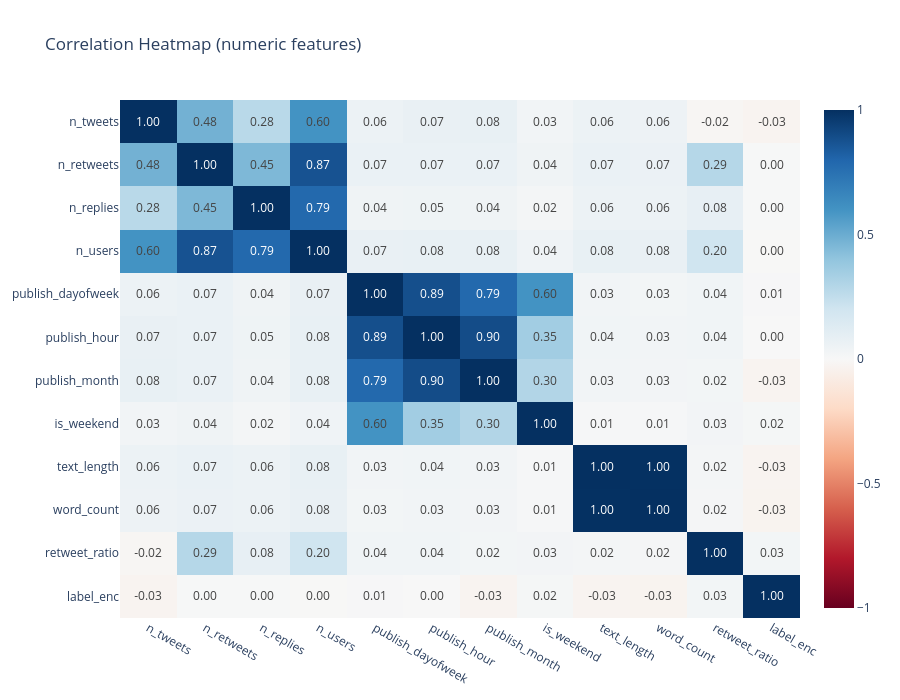

Notebook code cell kept with this figure:
### Code cell
#Correlation Heatmap -numeric features
numeric_features = df.select_dtypes(include=[np.number]).columns.tolist()
#check list is empty or not
if not numeric_features:
    raise ValueError("No numeric columns detected in df. Check df or define numeric_features manually.")
print("Numeric features used for correlation:", numeric_features)

#checking all numeric columns are actually numeric 
for c in numeric_features:
    df[c] = pd.to_numeric(df[c], errors='coerce')

#copy of only numeric data for correlation
corr_df = df[numeric_features].copy()

#Removing columns which have same value 
const_cols = corr_df.columns[corr_df.nunique(dropna=True) <= 1].tolist()
if const_cols:
    print("Dropping constant columns (no variance):", const_cols)
    corr_df = corr_df.drop(columns=const_cols)

#Compute correlation matrix
corr = corr_df.corr()

#Plot interactive heatmap with Plotly
fig = px.imshow(
    corr,
    text_auto='.2f',
    aspect='auto',
    color_continuous_scale='RdBu', #Blue- negative correlation and red- positive
    zmin=-1, zmax=1,
    title='Correlation Heatmap (numeric features)'
)
fig.update_layout(width=900, height=700) #adjusting the size of the heatmap
fig.update_xaxes(side="bottom")
fig.show()

numeric_features = ['n_tweets','n_retweets','n_replies','n_users','text_length','word_count','publish_hour','publish_dayofweek']

### Figure 1 — Plotly figure (JSON) as saved in the notebook; plotly's stock layout.template omitted (floating-point values rounded to 4 significant figures; data arrays with more than 128 entries replaced by an {"elided": "..."} marker saying what was removed)
{"data": [{"coloraxis": "coloraxis", "hovertemplate": "x: %{x}<br>y: %{y}<br>color: %{z}<extra></extra>", "name": "0", "texttemplate": "%{z:.2f}", "type": "heatmap", "x": ["n_tweets", "n_retweets", "n_replies", "n_users", "publish_dayofweek", "publish_hour", "publish_month", "is_weekend", "text_length", "word_count", "retweet_ratio", "label_enc"], "xaxis": "x", "y": ["n_tweets", "n_retweets", "n_replies", "n_users", "publish_dayofweek", "publish_hour", "publish_month", "is_weekend", "text_length", "word_count", "retweet_ratio", "label_enc"], "yaxis": "y", "z": {"elided": "12x12 float values"}}], "layout": {"coloraxis": {"cmax": 1, "cmin": -1, "colorscale": [[0, "rgb(103,0,31)"], [0.1, "rgb(178,24,43)"], [0.2, "rgb(214,96,77)"], [0.3, "rgb(244,165,130)"], [0.4, "rgb(253,219,199)"], [0.5, "rgb(247,247,247)"], [0.6, "rgb(209,229,240)"], [0.7, "rgb(146,197,222)"], [0.8, "rgb(67,147,195)"], [0.9, "rgb(33,102,172)"], [1, "rgb(5,48,97)"]]}, "height": 700, "title": {"text": "Correlation Heatmap (numeric features)"}, "width": 900, "xaxis": {"anchor": "y", "domain": [0, 1], "side": "bottom"}, "yaxis": {"anchor": "x", "autorange": "reversed", "domain": [0, 1]}}}
